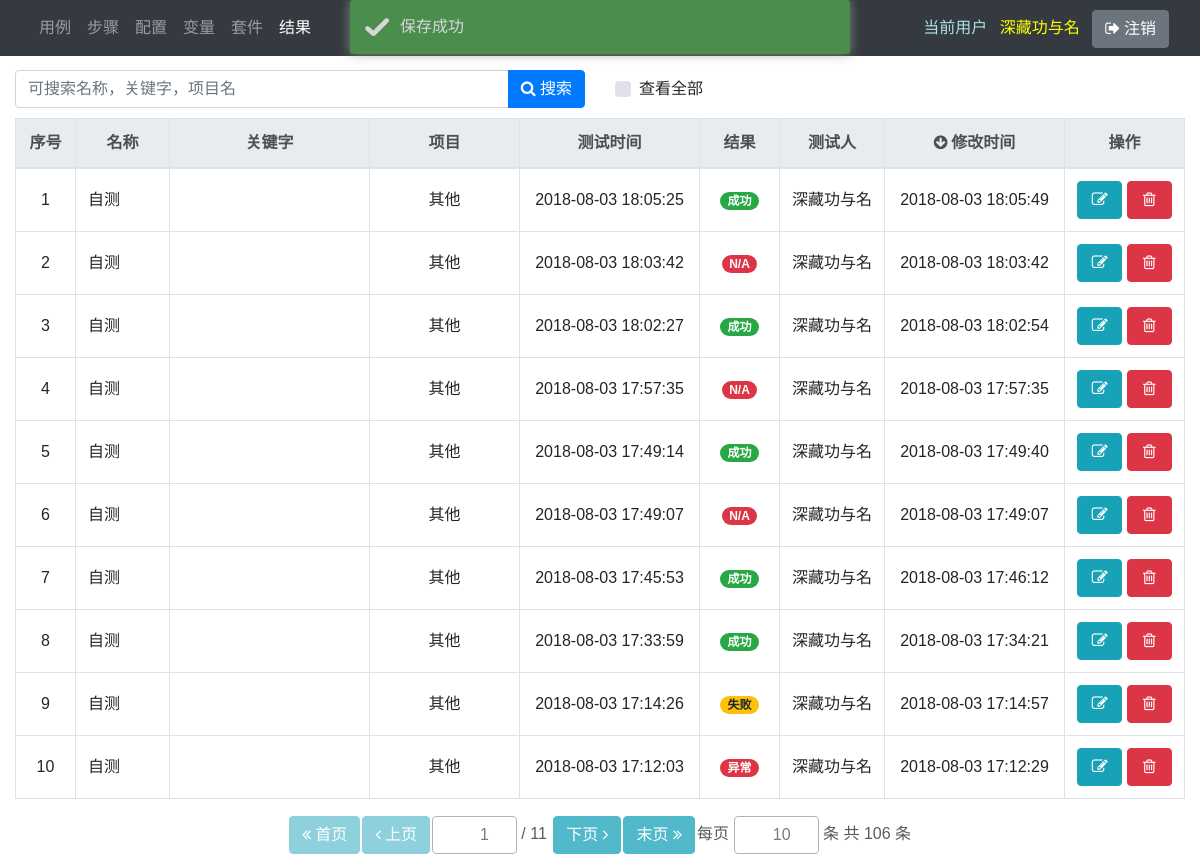
Screenshot of /home/ (signed in) with the database file from the repository.
### main/models.py (models this page shows, shortened)
class SuiteResult(models.Model):
    code = models.UUIDField(auto_created=True, default=uuid.uuid1, editable=False)
    name = models.CharField(max_length=100)
    description = models.TextField(blank=True)
    keyword = models.CharField(blank=True, max_length=100)
    is_active = models.BooleanField(default=True)
    timeout = models.FloatField(default=10)
    ui_get_ss = models.BooleanField(default=True)
    thread_count = models.IntegerField(default=1)
    config = models.TextField(blank=True, null=True)
    variable_group = models.TextField(blank=True, null=True)
    project = models.ForeignKey('main.Project', on_delete=models.SET_NULL, blank=True, null=True)
    suite = models.ForeignKey('main.Suite', on_delete=models.SET_NULL, null=True, blank=True)
    creator = models.ForeignKey(
        User, verbose_name='创建人', related_name='suite_result_creator', on_delete=models.SET_NULL, blank=True,
        null=True)
    created_date = models.DateTimeField('创建时间', auto_now_add=True, null=True)
    modifier = models.ForeignKey(
        User, verbose_name='修改人', related_name='suite_result_modifier', on_delete=models.SET_NULL, blank=True,
        null=True)
    modified_date = models.DateTimeField('修改时间', auto_now=True, null=True)
    start_date = models.DateTimeField(verbose_name='开始时间', blank=True, null=True)
    end_date = models.DateTimeField(verbose_name='结束时间', blank=True, null=True)
    execute_count = models.IntegerField(blank=True, null=True)
    pass_count = models.IntegerField(blank=True, null=True)
    fail_count = models.IntegerField(blank=True, null=True)
    error_count = models.IntegerField(blank=True, null=True)
    result_status_list = (
        (1, '成功'),
        (2, '失败'),
        (3, '异常'),
    )
    result_status = models.IntegerField(blank=True, null=True)
    class Meta:
        ordering = ['-modified_date']

### main/views/result.py (the view)
# urls.py: path('home/', result.list_, name='home'),
@login_required
def list_(request):
    page = request.GET.get('page')
    size = request.GET.get('size', request.COOKIES.get('size'))
    search_text = str(request.GET.get('search_text', ''))
    order_by = request.GET.get('order_by', 'modified_date')
    order_by_reverse = request.GET.get('order_by_reverse', 'True')
    all_ = request.GET.get('all_', 'False')
    page = change_to_positive_integer(page, 1)
    size = change_to_positive_integer(size, 10)
    if order_by_reverse == 'True':
        order_by_reverse = True
    else:
        order_by_reverse = False
    if all_ == 'False':
        all_ = False
    else:
        all_ = True
    if request.session.get('status', None) == 'success':
        prompt = 'success'
    request.session['status'] = None
    q = get_query_condition(search_text)
    if all_:
        q &= Q(is_active=True)
    else:
        q &= Q(is_active=True) & Q(creator=request.user)
    objects = SuiteResult.objects.filter(q).values(
        'pk', 'name', 'keyword', 'project__name',  'start_date', 'result_status', 'creator', 'creator__username',
        'modified_date').annotate(
        real_name=Concat('creator__last_name', 'creator__first_name', output_field=CharField()))
    result_status_list = SuiteResult.result_status_list
    d = {l[0]: l[1] for l in result_status_list}
    for o in objects:
        o['result_status_str'] = d.get(o['result_status'], 'N/A')
    if objects:
        if order_by not in objects[0]:
            order_by = 'modified_date'
        objects = sorted(objects, key=lambda x: x[order_by], reverse=order_by_reverse)
    paginator = Paginator(objects, size)
    try:
        objects = paginator.page(page)
    except PageNotAnInteger:
        objects = paginator.page(1)
        page = 1
    except EmptyPage:
        objects = paginator.page(paginator.num_pages)
        page = paginator.num_pages
    order_by_form = OrderByForm(initial={'order_by': order_by, 'order_by_reverse': order_by_reverse})
    paginator_form = PaginatorForm(initial={'page': page, 'size': size}, page_max_value=paginator.num_pages)
    cookies = [Cookie('size', size, path=request.path)]
    respond = render(request, 'main/result/list.html', locals())
    for cookie in cookies:
        respond.set_cookie(cookie.key, cookie.value, cookie.max_age, cookie.expires, cookie.path)
    return respond

### main/forms.py
class OrderByForm(forms.Form):
    order_by = forms.CharField(max_length=100, required=False, widget=forms.HiddenInput)
    order_by_reverse = forms.BooleanField(required=False, widget=forms.HiddenInput)

class PaginatorForm(forms.Form):
    size = forms.IntegerField(min_value=1, max_value=10000, required=False)
    def __init__(self, page_max_value, *args, **kwargs):
        super(PaginatorForm, self).__init__(*args, **kwargs)
        self.fields['page'] = forms.IntegerField(min_value=1, max_value=page_max_value, required=False)

### main/views/general.py (called while the page is built)
def get_query_condition(search_text):
    search_text = search_text.replace('\\ ', '#{$blank}#')
    search_text_or_list = search_text.split(' ')
    q = Q()
    for search_text_or in search_text_or_list:
        search_text_or = search_text_or.replace('#{$blank}#', ' ')
        search_text_and_list = search_text_or.split('#&&#')
        q1 = Q()
        q2 = Q()
        q3 = Q()
        for search_text_and in search_text_and_list:
            if search_text_and == '':
                continue
            q1 &= Q(name__icontains=search_text_and)
            q2 &= Q(keyword__icontains=search_text_and)
            q3 &= Q(project__name__icontains=search_text_and)
        q |= q1 | q2 | q3
    return q

def change_to_positive_integer(value, default=1):
    if str(value).isdigit() and int(value) > 0:
        value = int(value)
    else:
        value = default
    return value

### main/templates/main/result/list.html (shortened to what this page needs)
{% extends 'main/list_base.html' %}
{% block tools_bar %}
    {% include 'main/include/tools_bar.html' %}
{% endblock %}
{% block result_table %}
    <div class="table-responsive" id='result_div'>
        <table class="table table-bordered table-hover" id='result_table'>
            <colgroup>
                <col style='width: 60px;'>
                <col>
                <col style='width: 200px;'>
                <col style='width: 150px;'>
                <col style='width: 180px;'>
                <col style='width: 80px;'>
                <col style='width: 105px;'>
                <col style='width: 180px;'>
                <col style='width: 120px;'>
            </colgroup>
            <thead class="thead-light middle">
                <tr>
                    <th>序号</th>
                    <th order_by_text="name">名称</th>
                    <th order_by_text="keyword">关键字</th>
                    <th order_by_text="project__name">项目</th>
                    <th order_by_text="start_date">测试时间</th>
                    <th order_by_text="result_status_str">结果</th>
                    <th order_by_text="real_name">测试人</th>
                    <th order_by_text="modified_date">修改时间</th>
                    <th>操作</th>
                </tr>
            </thead>
            <tbody>
                {% for obj in objects %}
                    <tr pk="{{ obj.pk }}" edit_url="{% url 'result' obj.pk %}" quick_update_url="{% url 'result_quick_update' obj.pk %}" del_url="{% url 'result_delete' obj.pk %}">
                        <td col_name='index' class="middle"></td>
                        <td {% if request.user.pk == obj.creator %}quick_update{% endif %} col_name='name' class="align-middle">{{ obj.name }}</td>
                        <td {% if request.user.pk == obj.creator %}quick_update{% endif %} col_name='keyword' class="align-middle">{{ obj.keyword }}</td>
                        <td col_name='project__name' class="middle">{{ obj.project__name }}</td>
                        <td col_name='start_date' class="middle">{{ obj.start_date }}</td>
                        {% if obj.result_status == 1 %}
                            <td class="middle"><span class="badge badge-pill badge-success">{{ obj.result_status_str }}</span></td>
                        {% elif obj.result_status == 2 %}
                            <td class="middle"><span class="badge badge-pill badge-warning">{{ obj.result_status_str }}</span></td>
                        {% else %}
                            <td class="middle"><span class="badge badge-pill badge-danger">{{ obj.result_status_str }}</span></td>
                        {% endif %}
                        <td col_name='real_name' class="middle">{{ obj.real_name }}</td>
                        <td col_name='modified_date' class="middle">{{ obj.modified_date }}</td>
                        <td>
                            <div class="middle">
                                {% if request.user.pk == obj.creator %}
                                    <button type="button" name="edit_button" class="btn btn-info list_button" data-toggle="tooltip" title="查看及编辑"><i class="icon-edit"></i></button>
                                    <button type="button" name="delete_button" class="btn btn-danger list_button" data-toggle="tooltip" title="删除"><i class="icon-trash"></i></button>
                                {% else %}
                                    <button type="button" name="edit_button" class="btn btn-info list_button" data-toggle="tooltip" title="查看"><i class="icon-list"></i></button>
                                {% endif %}
                            </div>
                        </td>
                    </tr>
                {% empty %}
                    <tr>
                        <td colspan="9" class="text-center bg-secondary"><span class="text-white">无数据</span></td>
                    </tr>
                {% endfor %}
            </tbody>
        </table>
    </div>
{% endblock %}

### main/templates/main/include/navbar.html (shortened to what this page needs)
<nav class="navbar navbar-expand-lg navbar-dark bg-dark fixed-top" id="navbar">
   <div class="container-fluid">
       <div class="collapse navbar-collapse">
           <ul class="navbar-nav">
                <li class="nav-item" id="nav_case">
                    <a class="nav-link" href="{% url 'cases' %}">用例</a>
                </li>
                <li class="nav-item" id="nav_step">
                    <a class="nav-link" href="{% url 'steps' %}">步骤</a>
                </li>
                <li class="nav-item" id="nav_config">
                    <a class="nav-link" href="{% url 'configs' %}">配置</a>
                </li>
                <li class="nav-item" id="nav_variable">
                    <a class="nav-link" href="{% url 'variable_groups' %}">变量</a>
                </li>
                <li class="nav-item" id="nav_suite">
                    <a class="nav-link" href="{% url 'suites' %}">套件</a>
                </li>
                <li class="nav-item" id="nav_result">
                    <a class="nav-link" href="{% url 'results' %}">结果</a>
                </li>
            </ul>
       </div>
       <div class="justify-content-end">
            <div>
                <span class="navbar-text" style="color: powderblue;">当前用户</span>
                <a id="user_link" class="navbar-text" style="color: yellow; padding: 0 0.5em" href="javascript:modal_with_iframe('user_modal', '', '', 'height: 450px', '用户信息', '{% url 'user' %}?inside=1')">{{ request.user.first_name }}</a>
                <button id="logout_btn" class="btn btn-secondary" type="button"><i class="icon-signout">&nbsp;</i>注销</button>
            </div>
       </div>
   </div>
</nav>

### main/static/main/css/main.css (style rules this page uses)
body { font-family: Arial, Microsoft YaHei, SimHei; }
div.paginator input { border: 1px solid rgb(153, 153, 153); resize: vertical; text-align: right; }
.middle { text-align: center !important; vertical-align: middle!important; }

### main/templates/main/list_base.html (style rules this page uses)
.list_button { width: 45px; }

### rows the page displays
SuiteResult: name "自测", project__name "其他", start_date "2018-08-03 18:05:25", result_status_str "成功", real_name "深藏功与名", modified_date "2018-08-03 18:05:49"
SuiteResult: name "自测", project__name "其他", start_date "2018-08-03 18:03:42", result_status_str "N/A", real_name "深藏功与名", modified_date "2018-08-03 18:03:42"
SuiteResult: name "自测", project__name "其他", start_date "2018-08-03 18:02:27", result_status_str "成功", real_name "深藏功与名", modified_date "2018-08-03 18:02:54"
SuiteResult: name "自测", project__name "其他", start_date "2018-08-03 17:57:35", result_status_str "N/A", real_name "深藏功与名", modified_date "2018-08-03 17:57:35"
SuiteResult: name "自测", project__name "其他", start_date "2018-08-03 17:49:14", result_status_str "成功", real_name "深藏功与名", modified_date "2018-08-03 17:49:40"
SuiteResult: name "自测", project__name "其他", start_date "2018-08-03 17:49:07", result_status_str "N/A", real_name "深藏功与名", modified_date "2018-08-03 17:49:07"
SuiteResult: name "自测", project__name "其他", start_date "2018-08-03 17:45:53", result_status_str "成功", real_name "深藏功与名", modified_date "2018-08-03 17:46:12"
SuiteResult: name "自测", project__name "其他", start_date "2018-08-03 17:33:59", result_status_str "成功", real_name "深藏功与名", modified_date "2018-08-03 17:34:21"
SuiteResult: name "自测", project__name "其他", start_date "2018-08-03 17:14:26", result_status_str "失败", real_name "深藏功与名", modified_date "2018-08-03 17:14:57"
SuiteResult: name "自测", project__name "其他", start_date "2018-08-03 17:12:03", result_status_str "异常", real_name "深藏功与名", modified_date "2018-08-03 17:12:29"

### other values shown
{{ request.user.first_name }} "深藏功与名"
{{ paginator.num_pages|default:0 }} "11"
{{ paginator.count|default:0 }} "106"
